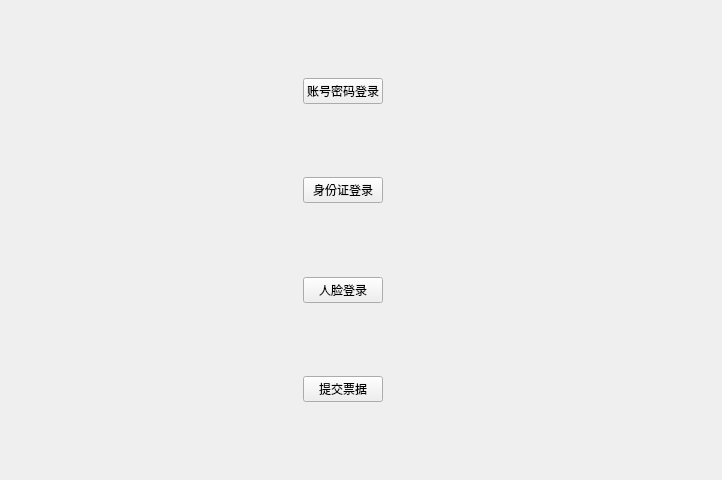
    <widget class="QWidget" name="huanYingYe">
     <layout class="QGridLayout" name="gridLayout">
      <item row="0" column="1">
       <spacer name="verticalSpacer_4">
        <property name="orientation">
         <enum>Qt::Vertical</enum>
        </property>
        <property name="sizeHint" stdset="0">
         <size>
          <width>20</width>
          <height>67</height>
         </size>
        </property>
       </spacer>
      </item>
      <item row="1" column="0">
       <spacer name="horizontalSpacer">
        <property name="orientation">
         <enum>Qt::Horizontal</enum>
        </property>
        <property name="sizeHint" stdset="0">
         <size>
          <width>292</width>
          <height>20</height>
         </size>
        </property>
       </spacer>
      </item>
      <item row="1" column="1">
       <widget class="QPushButton" name="accountButton">
        <property name="text">
         <string>账号密码登录</string>
        </property>
       </widget>
      </item>
      <item row="1" column="2">
       <spacer name="horizontalSpacer_2">
        <property name="orientation">
         <enum>Qt::Horizontal</enum>
        </property>
        <property name="sizeHint" stdset="0">
         <size>
          <width>328</width>
          <height>20</height>
         </size>
        </property>
       </spacer>
      </item>
      <item row="2" column="1">
       <spacer name="verticalSpacer">
        <property name="orientation">
         <enum>Qt::Vertical</enum>
        </property>
        <property name="sizeHint" stdset="0">
         <size>
          <width>20</width>
          <height>67</height>
         </size>
        </property>
       </spacer>
      </item>
      <item row="3" column="0">
       <spacer name="horizontalSpacer_3">
        <property name="orientation">
         <enum>Qt::Horizontal</enum>
        </property>
        <property name="sizeHint" stdset="0">
         <size>
          <width>292</width>
          <height>20</height>
         </size>
        </property>
       </spacer>
      </item>
      <item row="3" column="1">
       <widget class="QPushButton" name="idCardButton">
        <property name="text">
         <string>身份证登录</string>
        </property>
       </widget>
      </item>
      <item row="3" column="2">
       <spacer name="horizontalSpacer_6">
        <property name="orientation">
         <enum>Qt::Horizontal</enum>
        </property>
        <property name="sizeHint" stdset="0">
         <size>
          <width>328</width>
          <height>20</height>
         </size>
        </property>
       </spacer>
      </item>
      <item row="4" column="1">
       <spacer name="verticalSpacer_2">
        <property name="orientation">
         <enum>Qt::Vertical</enum>
        </property>
        <property name="sizeHint" stdset="0">
         <size>
          <width>20</width>
          <height>68</height>
         </size>
        </property>
       </spacer>
      </item>
      <item row="5" column="0">
       <spacer name="horizontalSpacer_4">
        <property name="orientation">
         <enum>Qt::Horizontal</enum>
        </property>
        <property name="sizeHint" stdset="0">
         <size>
          <width>292</width>
          <height>20</height>
         </size>
        </property>
       </spacer>
      </item>
      <item row="5" column="1">
       <widget class="QPushButton" name="faceButton">
        <property name="text">
         <string>人脸登录</string>
        </property>
       </widget>
      </item>
      <item row="5" column="2">
       <spacer name="horizontalSpacer_7">
        <property name="orientation">
         <enum>Qt::Horizontal</enum>
        </property>
        <property name="sizeHint" stdset="0">
         <size>
          <width>328</width>
          <height>20</height>
         </size>
        </property>
       </spacer>
      </item>
      <item row="6" column="1">
       <spacer name="verticalSpacer_3">
        <property name="orientation">
         <enum>Qt::Vertical</enum>
        </property>
        <property name="sizeHint" stdset="0">
         <size>
          <width>20</width>
          <height>67</height>
         </size>
        </property>
       </spacer>
      </item>
      <item row="7" column="0">
       <spacer name="horizontalSpacer_5">
        <property name="orientation">
         <enum>Qt::Horizontal</enum>
        </property>
        <property name="sizeHint" stdset="0">
         <size>
          <width>292</width>
          <height>20</height>
         </size>
        </property>
       </spacer>
      </item>
      <item row="7" column="1">
       <widget class="QPushButton" name="postBillButton">
        <property name="text">
         <string>提交票据</string>
        </property>
       </widget>
      </item>
      <item row="7" column="2">
       <spacer name="horizontalSpacer_8">
        <property name="orientation">
         <enum>Qt::Horizontal</enum>
        </property>
        <property name="sizeHint" stdset="0">
         <size>
          <width>328</width>
          <height>20</height>
         </size>
        </property>
       </spacer>
      </item>
      <item row="8" column="1">
       <spacer name="verticalSpacer_5">
        <property name="orientation">
         <enum>Qt::Vertical</enum>
        </property>
        <property name="sizeHint" stdset="0">
         <size>
          <width>20</width>
          <height>67</height>
         </size>
        </property>
       </spacer>
      </item>
     </layout>
    </widget>
